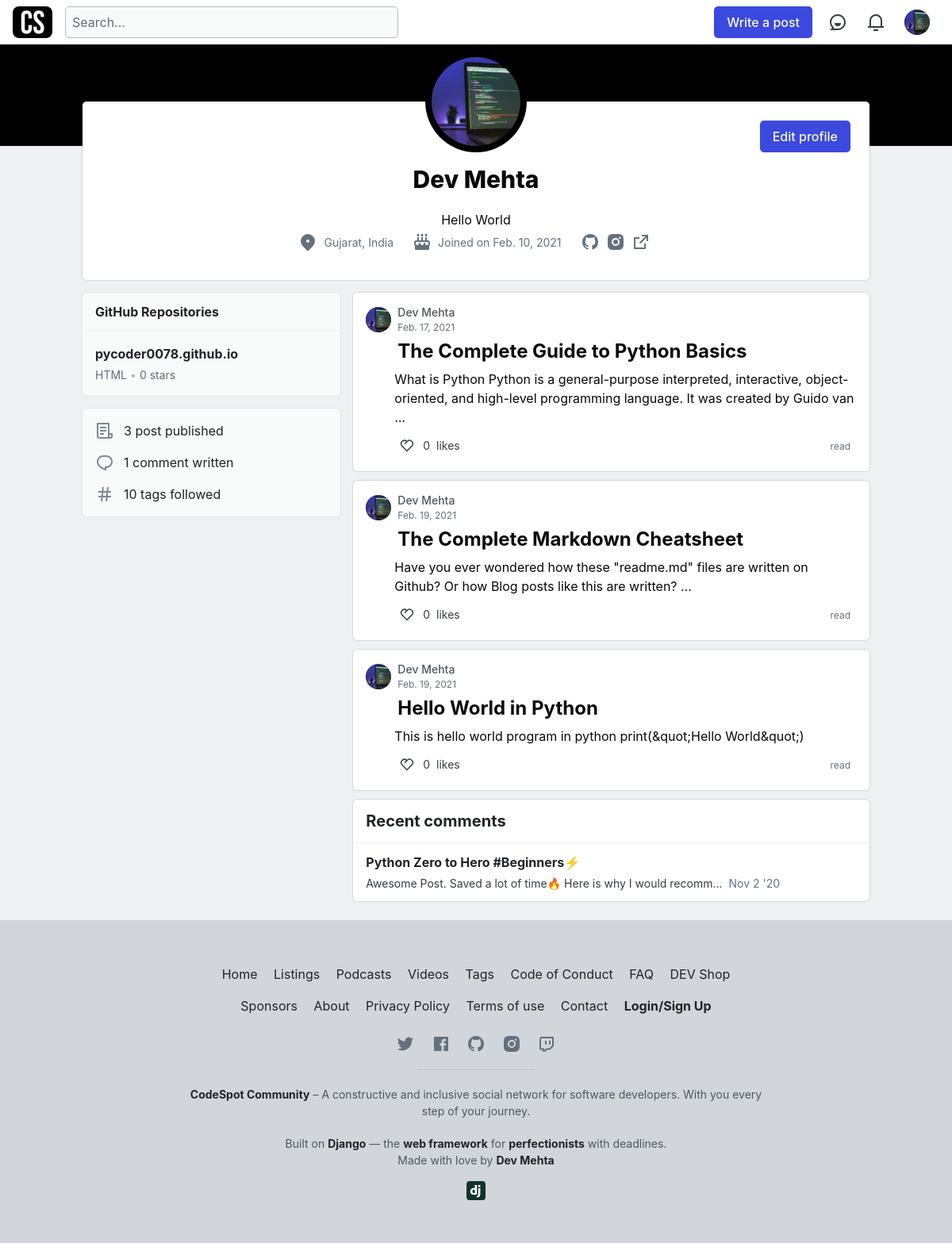
Before: /PyCoder0078/ (signed in) with the older database file.
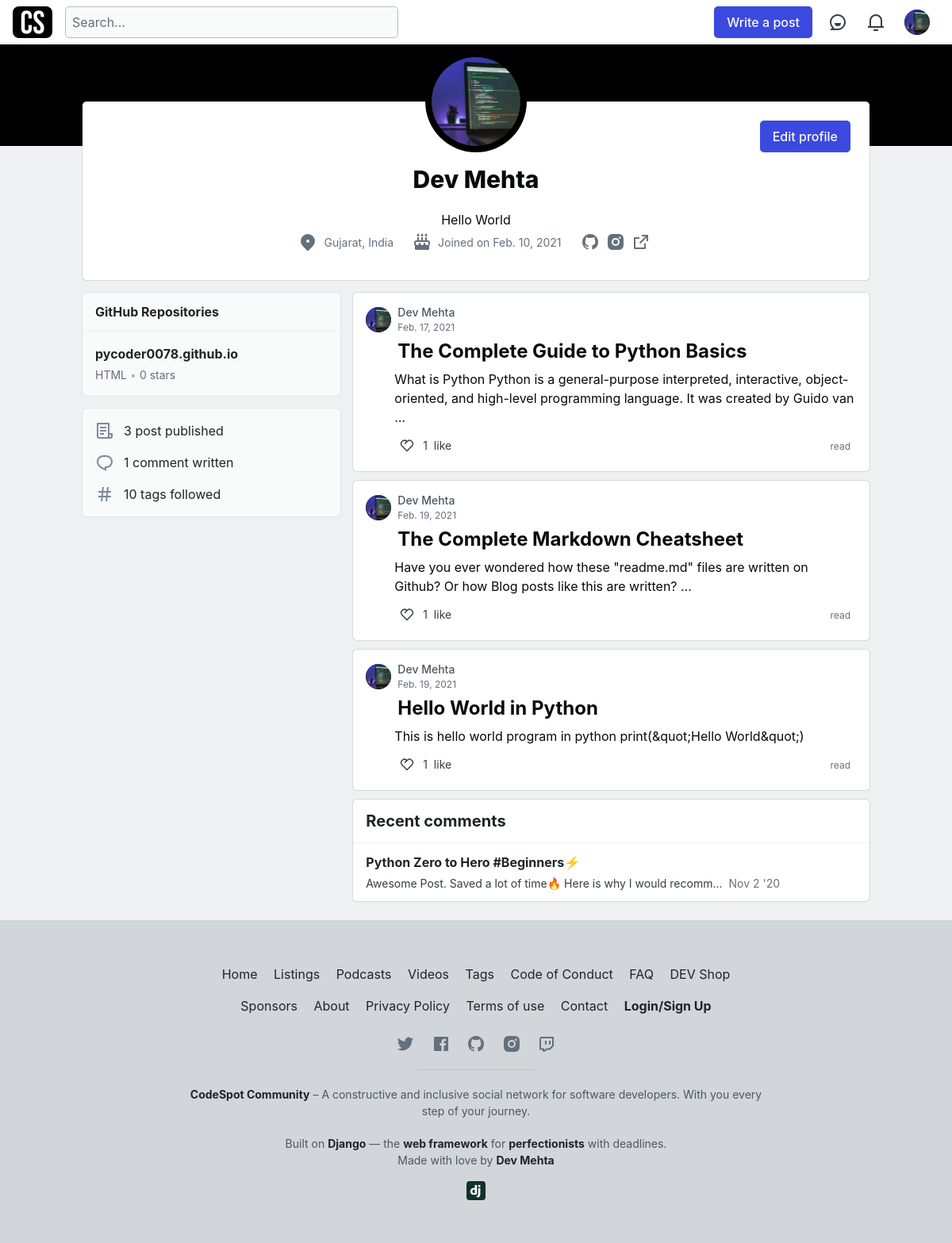
After: the same page with the newer database file.
### accounts/models.py (models this page shows, shortened)
class Profile(models.Model):
	user = models.ForeignKey(User, on_delete=models.CASCADE)
	name = models.CharField(max_length=80)
	email = models.EmailField()
	location = models.CharField(max_length=255)
	profile_picture = models.ImageField(upload_to='media/images/profile_picture', max_length=500)
	bio = models.TextField()
	website = models.URLField(blank=True)
	followers = models.ManyToManyField('Profile',related_name='followed_by')
	following = models.ManyToManyField('Profile')
	gitlab_url = models.URLField(blank=True)
	behance_url = models.URLField(blank=True)
	instagram_url = models.URLField(blank=True)
	github_url = models.URLField(blank=True)
	def __str__(self):
		return str(self.user.username)
	def get_post_count(self):
		posts = post_models.Post.objects.filter(author=self.user)
		return posts.count()

class GitHubRepo(models.Model):
	user = models.ForeignKey(User, on_delete=models.CASCADE)
	name = models.CharField(max_length=255)
	description = models.TextField(blank=True)
	top_language = models.CharField(max_length=255,blank=True)
	stars = models.IntegerField(blank=True)
	fork = models.BooleanField(default=False)
	url = models.URLField(blank=True)

### posts/models.py (models this page shows)
class Post(models.Model):
	author= models.ForeignKey(User, on_delete=models.CASCADE)
	title= models.CharField(max_length=300)
	url= models.SlugField(max_length=300)
	content= models.TextField()
	created_on = models.DateTimeField(auto_now_add= True)
	likes= models.IntegerField(default=0)
	def __str__(self):
		return self.title
	def get_readtime(self):
		result = readtime.of_html(self.content)
		return result.text
	def get_profile(self):
		result = account_models.Profile.objects.get(user=self.author)
		return result

### accounts/views.py (the view, shortened to what this page needs)
# urls.py: path('<slug:username>/', login_required(views.DetailProfile.as_view()), name='detail_profile'),
class DetailProfile(View):
	def get(self, request, *args, **kwargs):
		u = User.objects.filter(username=self.kwargs['username'])
		if u.exists():
			u = u[0]
			context = {}
			p = Profile.objects.get(user=u)
			sameUser = True if u.username == request.user.username else False
			gh = GitHubProfile.objects.filter(user=u)
			posts = Post.objects.filter(author=u)
			if gh.exists():
				context['github_profile'] = gh[0]
			context['profile'] = p
			context['sameUser'] = sameUser
			context['posts'] = posts
			return render(request, "accounts/profile_detail.html", context)

### accounts/templates/accounts/profile_detail.html (shortened to what this page needs)
{% extends 'base.html' %}
{% load static %}
{% load humanizelib %}
{% block body %}
<div
  id="page-content"
  class="wrapper stories stories-index"
  data-current-page="stories-index"
>
  <div id="page-content-inner">
    <div class="brand-bg">
      <div class="crayons-layout crayons-layout--limited-l pt-7 m:pt-9">
        <header class="profile-header crayons-card mt-2">
          <div class="relative profile-header__top">
            <span class="crayons-avatar crayons-avatar--3xl">
              <img
                src="{{profile.profile_picture.url}}"
                alt="{{profile}} profile picture"
                class="crayons-avatar__image"
                width="128"
                height="128"
              />
            </span>
            <div class="profile-header__actions">
              {% if sameUser %}
              <a
                href="/{{profile}}/edit-profile/"
                target="_blank"
                id="user-follow-butt"
                class="crayons-btn whitespace-nowrap follow-action-button user-profile-follow-button showing"
              >
                Edit profile
              </a>
              {% endif %}
            </div>
          </div>
          <div class="profile-header__details">
            <h1 class="crayons-title fw-heavy mb-2">{{profile.name}}</h1>
            <p
              class="fs-base m:fs-l color-base-90 mb-4 mx-auto max-w-100 m:max-w-75"
            >
              {{profile.bio|linebreaks}}
            </p>
            <div class="profile-header__meta">
              <span class="profile-header__meta__item">
                {{profile.location}}
              </span>
              <span class="profile-header__meta__item">
                Joined on&nbsp;
                <time class="date"
                  >{{profile.user.date_joined.date|naturaltime}}</time
                >
              </span>
              <span class="profile-header__meta__item -ml-1">
                {% if profile.github_url %}
                <a
                  href="{{profile.github_url}}"
                  target="_blank"
                  rel="noopener me"
                  class="px-1 align-middle inline-block"
                >
                </a>
                {% endif %} {% if profile.instagram_url %}
                <a
                  href="{{profile.instagram_url}}"
                  target="_blank"
                  rel="noopener nofollow me"
                  class="px-1 align-middle inline-block"
                >
                </a>
                {% endif %} {% if profile.website %}
                <a
                  href="{{profile.website}}"
                  target="_blank"
                  rel="noopener nofollow me"
                  class="px-1 align-middle inline-block"
                >
                </a>
                {% endif %}
              </span>
            </div>
          </div>
        </header>
      </div>
    </div>
    <div
      class="crayons-layout crayons-layout--limited-l crayons-layout--2-cols crayons-layout--2-cols--1-2 pt-4 m:pt-0"
      id="index-container"
      data-params='{"user_id":503766,"class_name":"Article","sort_by":"published_at","sort_direction":"desc"}'
      data-which="articles"
      data-tag=""
      data-feed="base-feed"
      data-articles-since="0"
    >
      <div class="crayons-layout__sidebar-left">
        <div class="gap-2 m:gap-4 hidden m:grid js-user-info">
          <div class="crayons-card crayons-card--secondary">
            <header class="crayons-card__header">
              <h3 class="crayons-subtitle-3 flex items-center">
                GitHub Repositories
              </h3>
            </header>
            <div>
              {% for i in github_profile.repos.all %}
              <a
                href="{{i.url}}"
                target="_blank"
                rel="noopener"
                class="crayons-link crayons-link--contentful"
              >
                <p class="fw-bold flex items-center">{{i.name}}</p>
                <p class="fs-s color-base-60 flex items-center">
                  {% ifnotequal i.top_language '' %} {{ i.top_language }}
                  <span class="opacity-50 inline-block px-1">•</span>
                  {% endifnotequal %}
				  {% ifequal i.stars 1 %}
				  {{i.stars}} star
				  {% else %}
				  {{ i.stars }} stars
				  {% endifequal %}
                </p>
              </a>
              {% endfor %}
            </div>
          </div>
          <div class="crayons-card crayons-card--secondary p-4">
            <div class="flex items-center mb-4">
              {{profile.get_post_count}} post published
            </div>
            <div class="flex items-center mb-4">
              1 comment written
            </div>
            <div class="flex items-center">
              10 tags followed
            </div>
          </div>
        </div>
      </div>
      <main class="crayons-layout__content articles-list" id="articles-list">
        <div class="substories" id="substories">
		  {% for post in posts %}
          <div class="crayons-story">
            <div class="crayons-story__body">
              <div class="crayons-story__top">
                <div class="crayons-story__meta">
                  <div class="crayons-story__author-pic">
                    <a
                      href="/{{post.author}}"
                      class="crayons-avatar crayons-avatar--l"
                    >
                      <img
                        src="{{post.get_profile.profile_picture.url}}"
                        alt="{{post.author}} profile"
                        class="crayons-avatar__image"
                      />
                    </a>
                  </div>
                  <div>
                    <p>
                      <a
                        href="/{{post.author}}"
                        class="crayons-story__secondary fw-medium"
                      >
                        {{post.get_profile.name}}
                      </a>
                    </p>
                    <a
                      href="/{{post.author}}/{{post.url}}"
                      class="crayons-story__tertiary fs-xs"
                      ><time
                        >{{post.created_on.date}}</time
                      ></a>
                  </div>
                </div>
              </div>
              <div class="crayons-story__indention">
                <h2 class="crayons-story__title">
                  <a
                    href="/{{post.author}}/{{post.url}}"
                    >
                    {{post.title}}
                  </a>
                </h2>
                <div class="crayons-story__tags">
                  <p>{{post.content|striptags|truncatewords:20}}</p>
                </div>
                <div class="crayons-story__bottom">
                  <div class="crayons-story__details">
                    <a
                      href="/{{post.author}}/{{post.url}}"
                      class="crayons-btn crayons-btn--s crayons-btn--ghost crayons-btn--icon-left"
                      data-reaction-count=""
                      data-reactable-id="503506"
                    >
                      {{post.likes}}
					  {% ifequal post.likes 1 %}
                      <span class="hidden s:inline">&nbsp;like</span>
					  {% else %}
                      <span class="hidden s:inline">&nbsp;likes</span>
					  {% endifequal %}
					</a>
                  </div>
                  <div class="crayons-story__save">
                    <small class="crayons-story__tertiary fs-xs mr-2">
                      {{post.get_readtime}} read
                    </small>
                  </div>
                </div>
              </div>
            </div>
          </div>
		  {% endfor %}
          <div class="profile-comment-card crayons-card mt-2 m:mt-0 mb-2">
            <div class="crayons-card__header">
              <h3 class="crayons-subtitle-2">Recent comments</h3>
            </div>
            <a href="/devmehta/comment/17fko" class="profile-comment-row">
              <h4 class="fw-bold fs-base m-0 mb-1">
                Python Zero to Hero #Beginners⚡
              </h4>
              <div class="inline-flex items-center fs-s gap-2">
                <p class="color-base-80">
                  Awesome Post. Saved a lot of time🔥 Here is why I would
                  recomm...
                </p>
                <p>
                  <small
                    class="color-base-60 fs-s comment-date whitespace-nowrap"
                  >
                    <time
                      datetime="2020-11-02T15:49:09Z"
                      title="Monday, November 2, 2020, 9:19:09 PM"
                      >Nov 2 '20</time
                    >
                  </small>
                </p>
              </div>
            </a>
          </div>
        </div>
      </main>
    </div>
  </div>
</div>
{% endblock %}

### accounts/templates/header.html (shortened to what this page needs)
<header class="crayons-header print-hidden" role="banner">
    <div class="crayons-header__container">
      <a href="/" class="site-logo" aria-label="DEV Community Home">
        <img src="/static/images/logo.png" style="border-radius: 8px;" alt="" width="50">
      </a>
      <div class="crayons-header--search js-search-form" id="header-search"><form method="get" action="/search" accept-charset="UTF-8"><input type="hidden" id="" name="utf8" placeholder="" autocomplete="" value="✓"><input class="crayons-header--search-input crayons-textfield" type="text" name="q" placeholder="Search..." autocomplete="off" aria-label="search"></form>
      </div>
      <div class="flex items-center h-100 ml-auto">
        <a href="/new" class="crayons-btn hidden mr-2 whitespace-nowrap m:block ml-auto">Write a post</a>
        <a href="/connect" id="connect-link" class="crayons-header__link crayons-btn crayons-btn--ghost crayons-btn--icon-rounded" aria-label="Connect">
        </a>
        <a href="/notifications" id="notifications-link" class="crayons-header__link crayons-btn crayons-btn--ghost crayons-btn--icon-rounded" aria-label="Notifications">
        </a>
        <div class="crayons-header__menu desktop" id="crayons-header__menu">
          <button type="button" class="crayons-header__menu__trigger" id="member-menu-button" aria-label="Navigation menu" aria-expanded="false">
            <span class="crayons-avatar crayons-avatar--l">
				<img class="crayons-avatar__image" alt="" id="nav-profile-image" src="{{profile.profile_picture.url}}"></span>
          </button>
        </div>
      </div>
    </div>
  </header>

Changed rows visible on the page:
changed Profile "Dev Mehta": profile_picture: a different picture
changed Post "The Complete Guide to Python Basics": get_profile.profile_picture: a different picture; likes "0" → "1"; text "likes" → "like"
changed Post "The Complete Markdown Cheatsheet": get_profile.profile_picture: a different picture; likes "0" → "1"; text "likes" → "like"
changed Post "Hello World in Python": get_profile.profile_picture: a different picture; likes "0" → "1"; text "likes" → "like"
